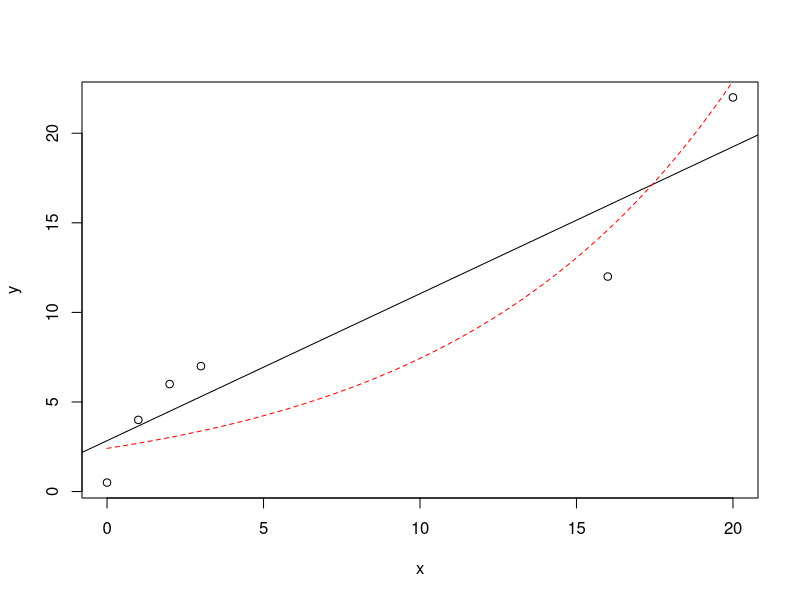
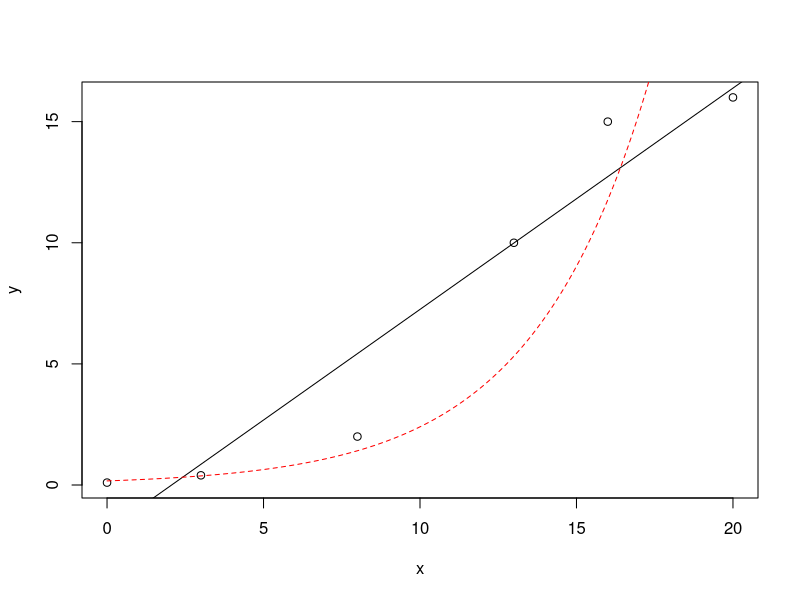

Generate these figures, in order, with R:
x <- c(0, 1, 2, 3, 16, 20)
y <- c(0.5, 4, 6, 7, 12, 22)

plot(x,y)

m1 <- lm(y ~ x)
m2 <- lm(log(y) ~ x)

abline(m1)

x <- seq(0, 20, by=0.01)
preds <- predict(m2, interval="confidence", newdata=data.frame(x))
lines(x, exp(preds[,1]), lty=2, col="red")



x <- c(0, 3, 8, 13, 16, 20)
y <- c(0.1, 0.4, 2, 10, 15, 16)
plot(x,y)

m1 <- lm(y ~ x)
m2 <- lm(log(y) ~ x)

abline(m1)

x <- seq(0, 20, by=0.01)
preds <- predict(m2, interval="confidence", newdata=data.frame(x))
lines(x, exp(preds[,1]), lty=2, col="red")
